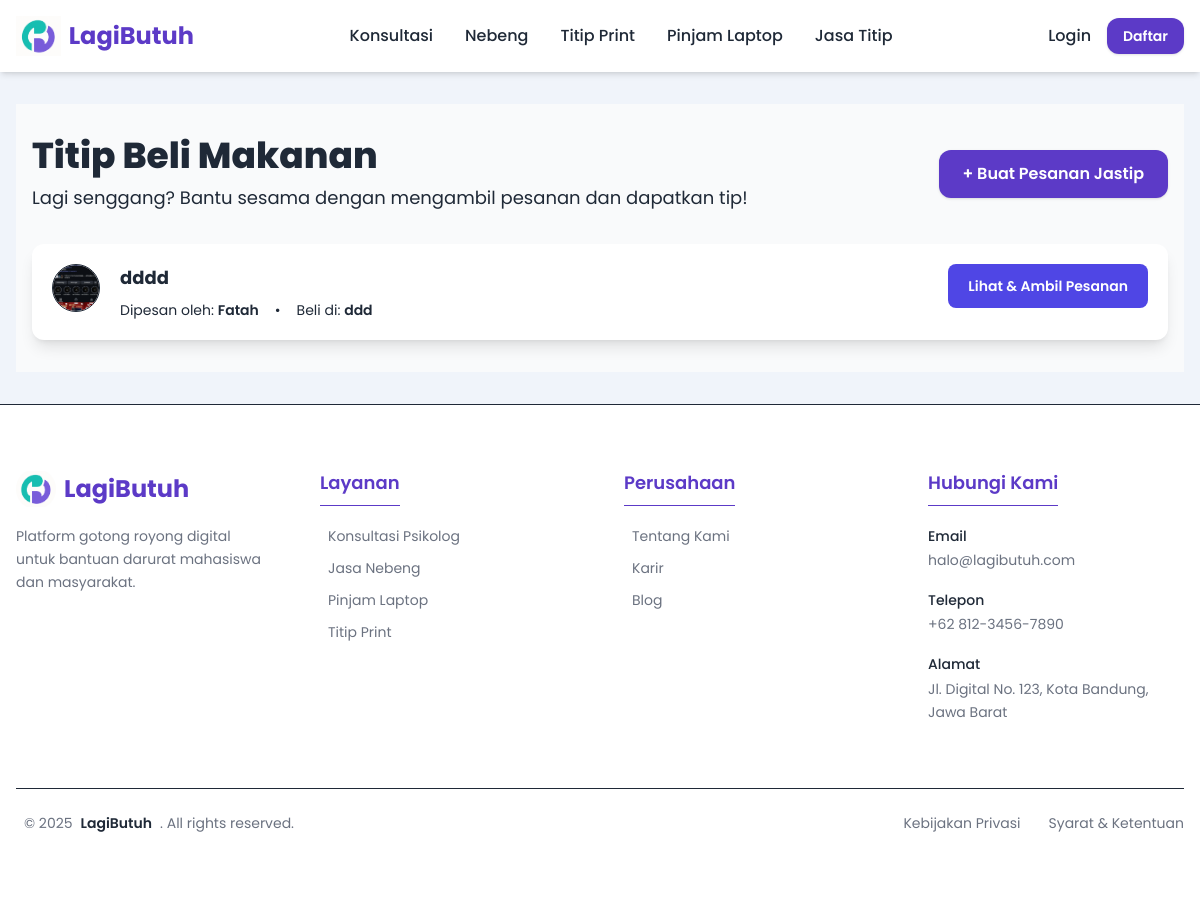
The page /jastip/list_orders on the database its author committed.
### tables this page shows
CREATE TABLE `jastip_orders` (
  `id` int(11) NOT NULL,
  `user_id` int(11) NOT NULL,
  `runner_id` int(11) DEFAULT NULL,
  `item_description` text NOT NULL,
  `purchase_location` varchar(255) NOT NULL,
  `delivery_location` varchar(255) NOT NULL,
  `estimated_price` decimal(10,2) DEFAULT NULL,
  `status` enum('open','accepted','purchased','delivered','cancelled') NOT NULL DEFAULT 'open',
  `created_at` timestamp NOT NULL DEFAULT current_timestamp()
);

CREATE TABLE `users` (
  `id` int(11) NOT NULL,
  `username` varchar(50) NOT NULL,
  `email` varchar(100) NOT NULL,
  `password` varchar(255) NOT NULL,
  `full_name` varchar(100) DEFAULT NULL,
  `profile_picture` varchar(255) DEFAULT 'default.png',
  `phone_number` varchar(20) DEFAULT NULL,
  `role` enum('user','psychologist','admin','runner') NOT NULL DEFAULT 'user',
  `created_at` timestamp NOT NULL DEFAULT current_timestamp(),
  `updated_at` timestamp NOT NULL DEFAULT current_timestamp() ON UPDATE current_timestamp()
);

### config/database.php (called while the page is built)
<?php
class Database {
    private static $instance = null;
    private $conn;
    private $host = DB_HOST;
    private $user = DB_USER;
    private $pass = DB_PASS;
    private $name = DB_NAME;
    private function __construct() {
        $dsn = 'mysql:host=' . $this->host . ';dbname=' . $this->name . ';charset=utf8mb4';
        $options = [
            PDO::ATTR_ERRMODE            => PDO::ERRMODE_EXCEPTION,
            PDO::ATTR_DEFAULT_FETCH_MODE => PDO::FETCH_ASSOC,
            PDO::ATTR_EMULATE_PREPARES   => false,
        ];
        try {
            $this->conn = new PDO($dsn, $this->user, $this->pass, $options);
            $this->conn->exec("SET time_zone = '+07:00'");
        } catch (PDOException $e) {
            die('Koneksi Database Gagal: ' . $e->getMessage());
        }
    }
    public static function getInstance() {
        if (!self::$instance) {
            self::$instance = new Database();
        }
        return self::$instance;
    }
    public function getConnection() {
        return $this->conn;
    }
}
?>

### functions/service_functions.php (called while the page is built, shortened)
<?php
class Service {
    private $conn;
    public function __construct() {
        $this->conn = Database::getInstance()->getConnection();
    }
    public function getOpenJastipOrders() {
        $stmt = $this->conn->prepare("
            SELECT jo.id, jo.item_description, jo.purchase_location, jo.delivery_location, jo.created_at, u.full_name as user_name, u.profile_picture as user_picture
            FROM jastip_orders jo
            JOIN users u ON jo.user_id = u.id
            WHERE jo.status = 'open'
            ORDER BY jo.created_at DESC
        ");
        $stmt->execute();
        return $stmt->fetchAll();
    }
}
?>

### functions/helper_functions.php (called while the page is built, shortened)
<?php
function e($value) {
    return htmlspecialchars($value ?? '', ENT_QUOTES, 'UTF-8');
}
function truncate_text($text, $length = 100) {
    $text = (string) $text;
    return $text;
}
?>

### modules/jastip/list_orders.php (the view, shortened to what this page needs)
<?php
require_once __DIR__ . '/../../functions/service_functions.php';
$service = new Service();
$orders = $service->getOpenJastipOrders();
include_once __DIR__ . '/../../templates/header.php';
?>
<section class="px-4 py-8 bg-[#F9FAFB] font-sans">
    <div class="max-w-6xl mx-auto">
        <div class="flex justify-between items-center mb-8">
            <div>
                <h1 class="text-4xl font-extrabold text-gray-900">Titip Beli Makanan</h1>
                <p class="mt-2 text-lg text-gray-600">Lagi senggang? Bantu sesama dengan mengambil pesanan dan dapatkan tip!</p>
            </div>
            <a href="<?php echo BASE_URL; ?>/jastip/create_order" class="hidden md:inline-block bg-[#5C3AC7] text-white font-semibold px-6 py-3 rounded-xl shadow hover:bg-[#47289f] transition duration-200 ease-in-out">
                + Buat Pesanan Jastip
            </a>
        </div>
        <div class="space-y-6">
            <?php if (empty($orders)): ?>
                <div class="text-center py-12 px-6 bg-white rounded-xl shadow-md">
                    <p class="text-gray-500 text-lg">Tidak ada pesanan jastip yang tersedia saat ini.</p>
                    <p class="text-gray-400 mt-2">Jadilah yang pertama membuat pesanan!</p>
                    <a href="<?php echo BASE_URL; ?>/jastip/create_order" class="mt-6 inline-block bg-[#5C3AC7] text-white font-semibold px-6 py-3 rounded-xl hover:bg-[#47289f] transition duration-200 ease-in-out">
                        + Buat Pesanan Jastip
                    </a>
                </div>
            <?php else: ?>
                <?php foreach ($orders as $order): ?>
                    <div class="bg-white rounded-xl shadow-lg p-5 transition-all duration-300 hover:shadow-xl hover:scale-[1.02]">
                        <div class="flex flex-col sm:flex-row items-start gap-5">
                            <img src="<?php echo BASE_URL . '/uploads/profiles/' . ($order['user_picture'] ?? 'default.png'); ?>"
                                 alt="Pemesan: <?php echo e($order['user_name']); ?>"
                                 class="w-12 h-12 rounded-full object-cover border border-gray-200">
                            <div class="flex-grow">
                                <p class="font-bold text-lg text-gray-800">
                                    <?php echo e(truncate_text($order['item_description'], 80)); ?>
                                </p>
                                <div class="flex items-center text-sm text-gray-500 mt-2 flex-wrap gap-x-4 gap-y-1">
                                    <span>Dipesan oleh: <span class="font-semibold text-gray-700"><?php echo e($order['user_name']); ?></span></span>
                                    <span class="hidden sm:inline">&bull;</span>
                                    <span>Beli di: <span class="font-semibold text-gray-700"><?php echo e($order['purchase_location']); ?></span></span>
                                </div>
                            </div>
                            <div class="flex-shrink-0 w-full sm:w-auto text-right">
                                <a href="<?php echo BASE_URL . '/jastip/detail/' . $order['id']; ?>"
                                   class="inline-block w-full sm:w-auto bg-indigo-600 text-white font-semibold px-5 py-3 rounded-lg hover:bg-indigo-700 transition-colors text-sm">
                                    Lihat & Ambil Pesanan
                                </a>
                            </div>
                        </div>
                    </div>
                <?php endforeach; ?>
            <?php endif; ?>
        </div>
    </div>
</section>
<?php include_once __DIR__ . '/../../templates/footer.php'; ?>

### rows shown on the page
jastip_orders: user.profile_picture (picture), item_description "dddd", user.full_name "Fatah", purchase_location "ddd"
